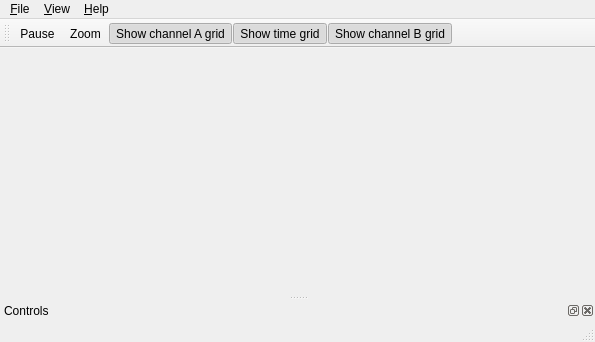
<?xml version="1.0" encoding="UTF-8"?>
<ui version="4.0">
 <class>RVIOscilloscope</class>
 <widget class="QMainWindow" name="RVIOscilloscope">
  <property name="geometry">
   <rect>
    <x>0</x>
    <y>0</y>
    <width>595</width>
    <height>342</height>
   </rect>
  </property>
  <property name="sizePolicy">
   <sizepolicy hsizetype="Minimum" vsizetype="Preferred">
    <horstretch>0</horstretch>
    <verstretch>0</verstretch>
   </sizepolicy>
  </property>
  <property name="windowTitle">
   <string>RVI Osciloscope</string>
  </property>
  <widget class="QWidget" name="centralWidget">
   <layout class="QVBoxLayout" name="mainLayout"/>
  </widget>
  <widget class="QMenuBar" name="menuBar">
   <property name="geometry">
    <rect>
     <x>0</x>
     <y>0</y>
     <width>595</width>
     <height>19</height>
    </rect>
   </property>
   <widget class="QMenu" name="menuArchivo">
    <property name="title">
     <string>&amp;File</string>
    </property>
    <addaction name="actionSaveImage"/>
    <addaction name="actionSaveData"/>
    <addaction name="separator"/>
    <addaction name="actionExit"/>
   </widget>
   <widget class="QMenu" name="menuVer">
    <property name="title">
     <string>&amp;View</string>
    </property>
    <addaction name="actionDockControls"/>
    <addaction name="actionShowControls"/>
    <addaction name="separator"/>
    <addaction name="actionBackgroundColor"/>
   </widget>
   <widget class="QMenu" name="menuHelp">
    <property name="title">
     <string>&amp;Help</string>
    </property>
    <addaction name="actionManual"/>
    <addaction name="separator"/>
    <addaction name="action_About"/>
   </widget>
   <addaction name="menuArchivo"/>
   <addaction name="menuVer"/>
   <addaction name="menuHelp"/>
  </widget>
  <widget class="QToolBar" name="mainTB">
   <property name="windowTitle">
    <string>Main Toolbar</string>
   </property>
   <attribute name="toolBarArea">
    <enum>TopToolBarArea</enum>
   </attribute>
   <attribute name="toolBarBreak">
    <bool>false</bool>
   </attribute>
   <addaction name="actionPause"/>
   <addaction name="actionZoom"/>
   <addaction name="actionEnChAGrid"/>
   <addaction name="actionEnTimeGrid"/>
   <addaction name="actionEnChBGrid"/>
  </widget>
  <widget class="QStatusBar" name="statusBar"/>
  <widget class="QDockWidget" name="controlsDock">
   <property name="features">
    <set>QDockWidget::AllDockWidgetFeatures</set>
   </property>
   <property name="allowedAreas">
    <set>Qt::AllDockWidgetAreas</set>
   </property>
   <property name="windowTitle">
    <string comment="controls">Controls</string>
   </property>
   <attribute name="dockWidgetArea">
    <number>8</number>
   </attribute>
   <widget class="QWidget" name="controlsWidget">
    <layout class="QVBoxLayout" name="toolsLayout">
     <property name="margin">
      <number>0</number>
     </property>
    </layout>
   </widget>
  </widget>
  <action name="actionFile">
   <property name="text">
    <string>File</string>
   </property>
  </action>
  <action name="actionExit">
   <property name="text">
    <string>&amp;Exit</string>
   </property>
  </action>
  <action name="actionManual">
   <property name="text">
    <string>&amp;Manual</string>
   </property>
  </action>
  <action name="actionPause">
   <property name="checkable">
    <bool>true</bool>
   </property>
   <property name="icon">
    <iconset resource="rviboardtools.qrc">
     <normaloff>:/images/media-playback-pause.png</normaloff>:/images/media-playback-pause.png</iconset>
   </property>
   <property name="text">
    <string>Pause</string>
   </property>
   <property name="toolTip">
    <string>Pause the plot</string>
   </property>
   <property name="shortcut">
    <string>Ctrl+P</string>
   </property>
  </action>
  <action name="actionShowControls">
   <property name="checkable">
    <bool>true</bool>
   </property>
   <property name="checked">
    <bool>true</bool>
   </property>
   <property name="text">
    <string>&amp;Show controls</string>
   </property>
   <property name="toolTip">
    <string>Show board contros </string>
   </property>
  </action>
  <action name="actionBackgroundColor">
   <property name="icon">
    <iconset resource="rviboardtools.qrc">
     <normaloff>:/images/fill-color.png</normaloff>:/images/fill-color.png</iconset>
   </property>
   <property name="text">
    <string>&amp;Background color...</string>
   </property>
   <property name="toolTip">
    <string>Set plot background color...</string>
   </property>
  </action>
  <action name="actionZoom">
   <property name="checkable">
    <bool>true</bool>
   </property>
   <property name="icon">
    <iconset>
     <normalon>:/images/zoom-in.png</normalon>
    </iconset>
   </property>
   <property name="text">
    <string>Zoom</string>
   </property>
   <property name="toolTip">
    <string>Zoom area from plot</string>
   </property>
  </action>
  <action name="actionSaveImage">
   <property name="icon">
    <iconset resource="rviboardtools.qrc">
     <normaloff>:/images/document-save-image.PNG</normaloff>:/images/document-save-image.PNG</iconset>
   </property>
   <property name="text">
    <string>Save &amp;image...</string>
   </property>
   <property name="toolTip">
    <string>Save an image of the current plot...</string>
   </property>
  </action>
  <action name="actionDockControls">
   <property name="checkable">
    <bool>true</bool>
   </property>
   <property name="checked">
    <bool>true</bool>
   </property>
   <property name="text">
    <string>&amp;Dock controls</string>
   </property>
   <property name="toolTip">
    <string>Dock controls in the main wondows</string>
   </property>
  </action>
  <action name="actionSaveData">
   <property name="icon">
    <iconset resource="rviboardtools.qrc">
     <normaloff>:/images/document-save.png</normaloff>:/images/document-save.png</iconset>
   </property>
   <property name="text">
    <string>Save data...</string>
   </property>
   <property name="toolTip">
    <string>Save the current plot data</string>
   </property>
  </action>
  <action name="action_About">
   <property name="text">
    <string>&amp;About</string>
   </property>
  </action>
  <action name="actionEnChAGrid">
   <property name="checkable">
    <bool>true</bool>
   </property>
   <property name="checked">
    <bool>true</bool>
   </property>
   <property name="icon">
    <iconset>
     <normalon>:/images/grid_left.png</normalon>
    </iconset>
   </property>
   <property name="text">
    <string>Show channel A grid</string>
   </property>
   <property name="toolTip">
    <string>Enable/disable channel A grid in plotter</string>
   </property>
  </action>
  <action name="actionEnChBGrid">
   <property name="checkable">
    <bool>true</bool>
   </property>
   <property name="checked">
    <bool>true</bool>
   </property>
   <property name="icon">
    <iconset resource="rviboardtools.qrc">
     <normaloff>:/images/grid_right.png</normaloff>
     <normalon>:/images/grid_right.png</normalon>:/images/grid_right.png</iconset>
   </property>
   <property name="text">
    <string>Show channel B grid</string>
   </property>
   <property name="toolTip">
    <string>Enable/disable channel B grid in plotter</string>
   </property>
  </action>
  <action name="actionEnTimeGrid">
   <property name="checkable">
    <bool>true</bool>
   </property>
   <property name="checked">
    <bool>true</bool>
   </property>
   <property name="icon">
    <iconset resource="rviboardtools.qrc">
     <normaloff>:/images/grid_time.png</normaloff>
     <normalon>:/images/grid_time.png</normalon>:/images/grid_time.png</iconset>
   </property>
   <property name="text">
    <string>Show time grid</string>
   </property>
   <property name="toolTip">
    <string>Enable/disable channel A grid in plotter</string>
   </property>
  </action>
 </widget>
 <layoutdefault spacing="6" margin="11"/>
 <resources>
  <include location="rviboardtools.qrc"/>
 </resources>
 <connections/>
</ui>
